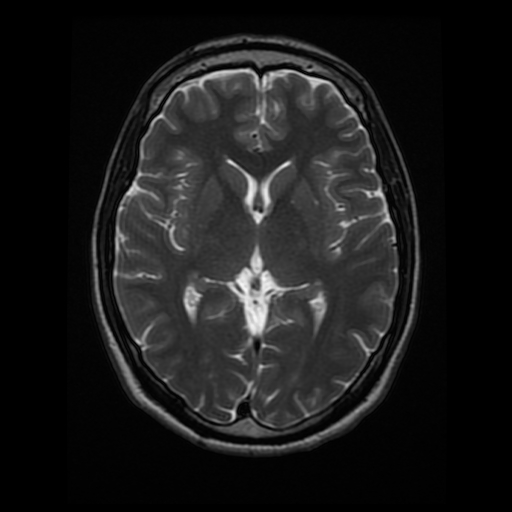
#> input picture 17_Introducao_visao_computacional/codigo/images/brain_MR.jpg, 512 x 512 px
$ jupyter execute 'Canny Edge Detection.ipynb'   (shell and % lines are left out)
#> lines starting #> are read from the running program, lines starting #| are printed output that depends on the picture; after the words box and inside, x2 and y2 are one past the last pixel; in counts of white or black regions, pixels touching at a corner belong together
### Canny Edge Detector

### Este caderno foi baseado no curso de visão computacional da [Udacity](https://www.udacity.com/)

[cell 1]
import numpy as np
import matplotlib.pyplot as plt
import cv2


# Lendo a imagem
image = cv2.imread('images/brain_MR.jpg')
#> image is the input picture: shape (512, 512, 3); min 0, max 247, mean 26.9

# Mudar cor de BGR para RGB
image = cv2.cvtColor(image, cv2.COLOR_BGR2RGB)

plt.imshow(image)

[cell 2]
# Convertendo a imagem para cinza para processamento
gray = cv2.cvtColor(image, cv2.COLOR_RGB2GRAY)

plt.imshow(gray, cmap='gray')

### Implementar o algoritmo Canny Edge Detection

[cell 3]
# Try Canny using "wide" and "tight" thresholds
# Applicando usando limiares largo e justo

wide = cv2.Canny(gray, 30, 100)
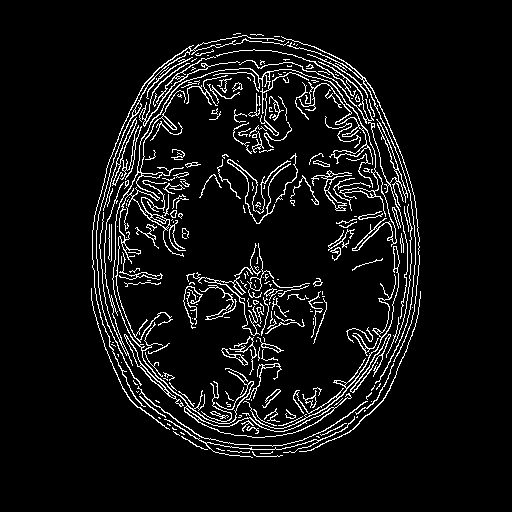
#> wide: shape (512, 512); 6.9% white in thin lines or dots, all inside (x1, y1, x2, y2) = (91, 33, 421, 458)
tight = cv2.Canny(gray, 200, 240)
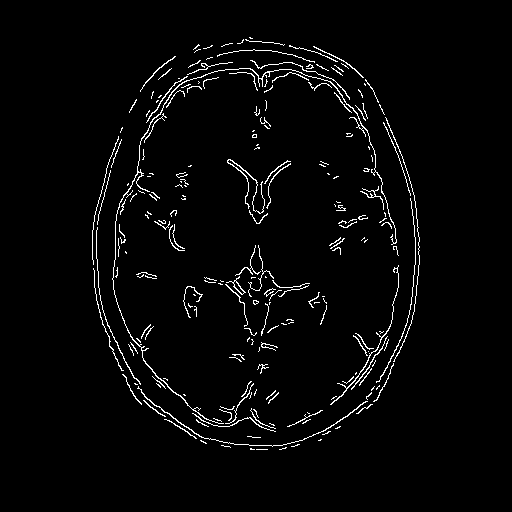
#> tight: shape (512, 512); 2.8% white in thin lines or dots, all inside (x1, y1, x2, y2) = (92, 37, 420, 450)


# Mostrar as imagens
f, (ax1, ax2) = plt.subplots(1, 2, figsize=(20,10))

ax1.set_title('wide')
ax1.imshow(wide, cmap='gray')

ax2.set_title('tight')
ax2.imshow(tight, cmap='gray')
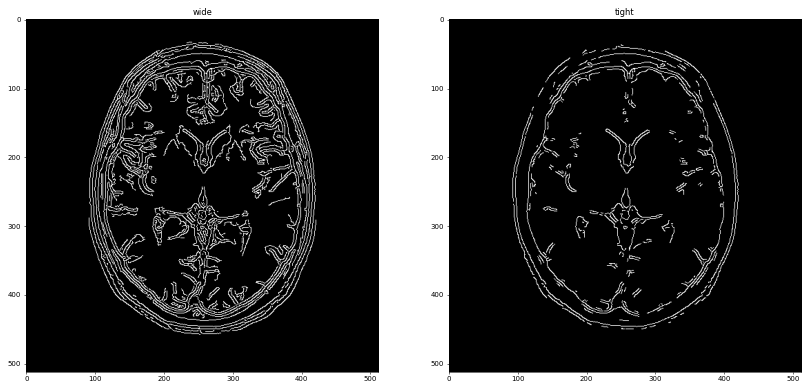
#> figure drawn by matplotlib, 2 panels

Coloque um limiar pequeno o bastante para isolar a fronteira da flor.

[cell 4]
# Lendo a imagem
image = cv2.imread('images/sunflower.jpg')
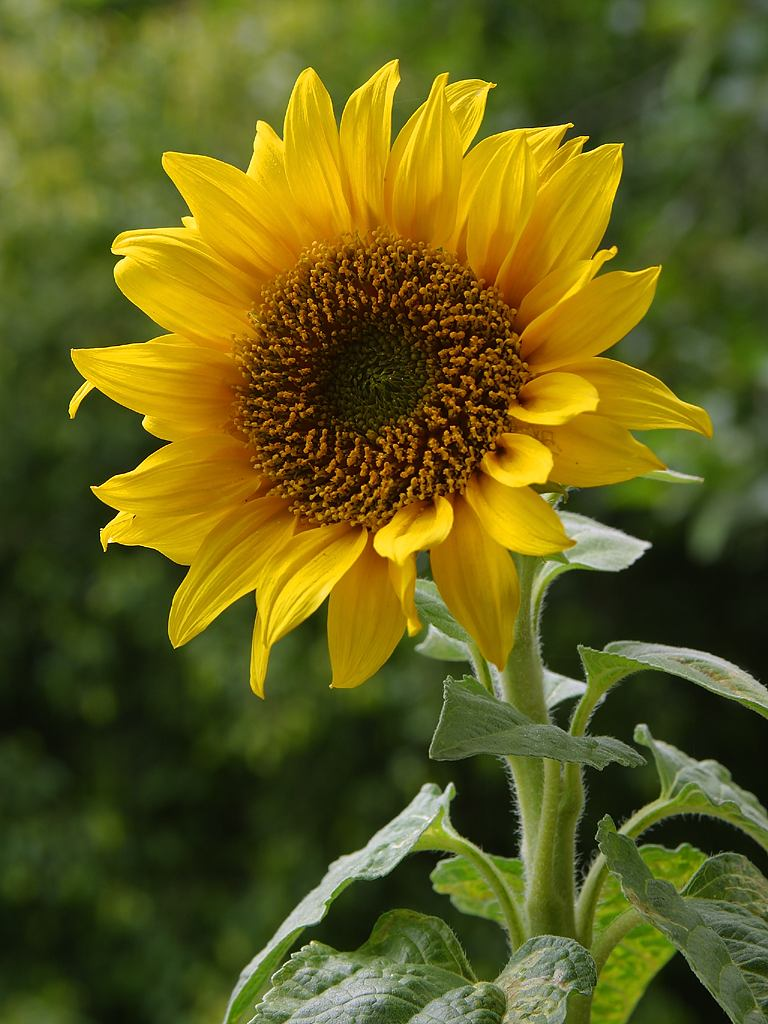
#> input picture 17_Introducao_visao_computacional/codigo/images/sunflower.jpg, 768 x 1024 px
#> image is the input picture: shape (1024, 768, 3); mean B, G, R 27.4, 94.7, 98.3

# Mudar cor de BGR para RGB
image = cv2.cvtColor(image, cv2.COLOR_BGR2RGB)

plt.imshow(image)

[cell 5]
# Convertendo a imagem para escala de cinza
gray = cv2.cvtColor(image, cv2.COLOR_RGB2GRAY)
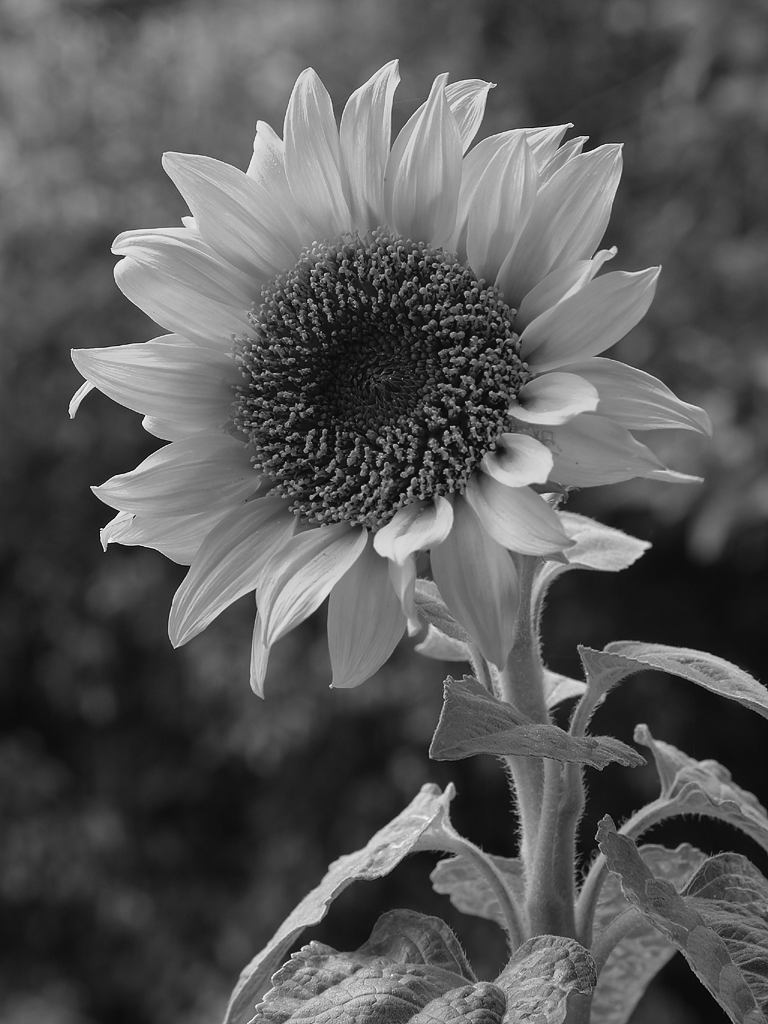
#> gray: shape (1024, 768); min 1, max 253, mean 88.1


# Defina limiares superior e inferior para histerese
# Para tais valores, estão tão pequenos e baixos que irá mostrar ruído
# tentar 100,200
lower = 0
upper = 20


edges = cv2.Canny(gray, lower, upper)
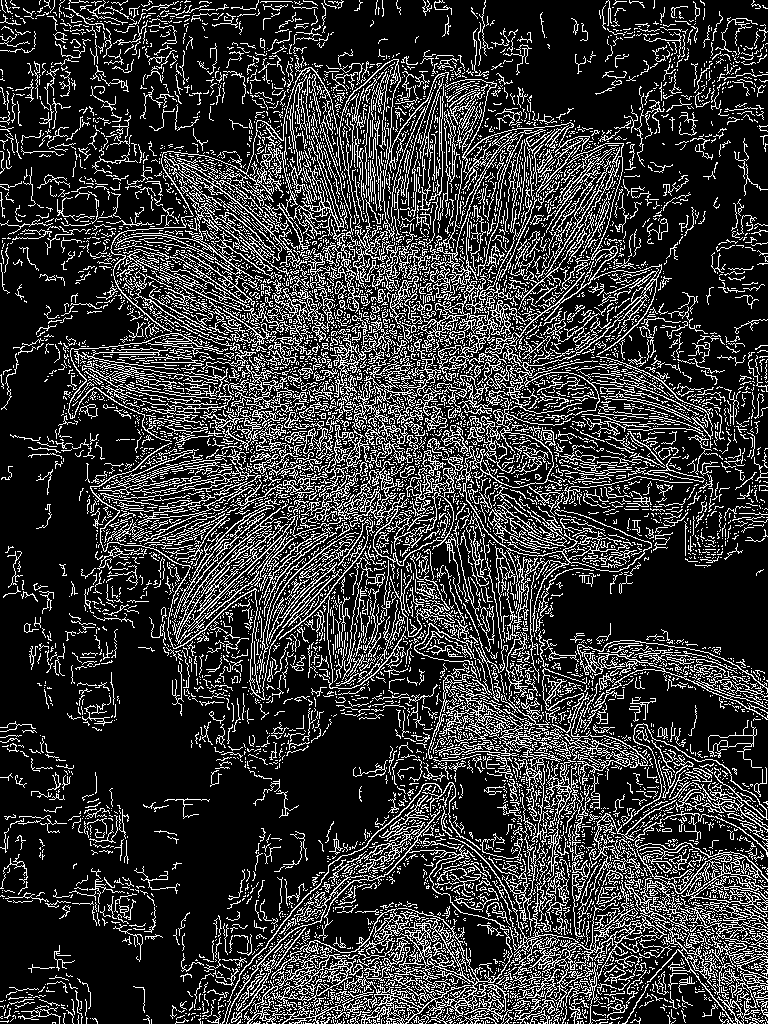
#> edges: shape (1024, 768); 21% white in thin lines or dots

plt.figure(figsize=(20,10))
plt.imshow(edges, cmap='gray')
